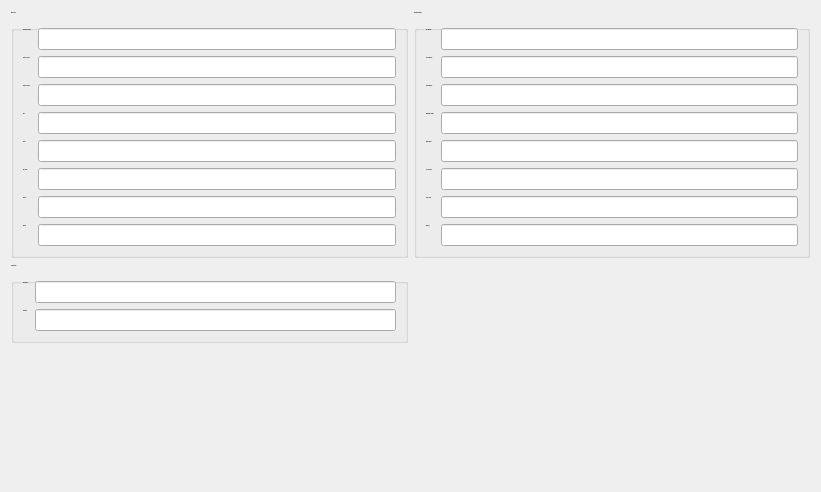
          <widget class="QWidget" name="scrollAreaWidgetContents">
           <property name="geometry">
            <rect>
             <x>0</x>
             <y>0</y>
             <width>821</width>
             <height>492</height>
            </rect>
           </property>
           <property name="styleSheet">
            <string notr="true"/>
           </property>
           <layout class="QGridLayout" name="gridLayout">
            <item row="0" column="0">
             <widget class="QGroupBox" name="groupBox">
              <property name="font">
               <font>
                <family>Segoe UI</family>
                <pointsize>-1</pointsize>
                <weight>75</weight>
                <bold>true</bold>
               </font>
              </property>
              <property name="title">
               <string>Basic Info</string>
              </property>
              <layout class="QFormLayout" name="formLayout_2">
               <item row="0" column="0">
                <widget class="QLabel" name="label_2">
                 <property name="font">
                  <font>
                   <family>Segoe UI</family>
                   <pointsize>-1</pointsize>
                   <weight>75</weight>
                   <bold>true</bold>
                  </font>
                 </property>
                 <property name="text">
                  <string>Pharmacy Name:</string>
                 </property>
                </widget>
               </item>
               <item row="0" column="1">
                <widget class="QLineEdit" name="cNameInp"/>
               </item>
               <item row="1" column="0">
                <widget class="QLabel" name="label_3">
                 <property name="font">
                  <font>
                   <family>Segoe UI</family>
                   <pointsize>-1</pointsize>
                   <weight>75</weight>
                   <bold>true</bold>
                  </font>
                 </property>
                 <property name="text">
                  <string>Address Line 1:</string>
                 </property>
                </widget>
               </item>
               <item row="1" column="1">
                <widget class="QLineEdit" name="cAdd1Inp"/>
               </item>
               <item row="2" column="0">
                <widget class="QLabel" name="label_4">
                 <property name="font">
                  <font>
                   <family>Segoe UI</family>
                   <pointsize>-1</pointsize>
                   <weight>75</weight>
                   <bold>true</bold>
                  </font>
                 </property>
                 <property name="text">
                  <string>Address Line 2:</string>
                 </property>
                </widget>
               </item>
               <item row="2" column="1">
                <widget class="QLineEdit" name="cAdd2Inp"/>
               </item>
               <item row="3" column="0">
                <widget class="QLabel" name="label_5">
                 <property name="font">
                  <font>
                   <family>Segoe UI</family>
                   <pointsize>-1</pointsize>
                   <weight>75</weight>
                   <bold>true</bold>
                  </font>
                 </property>
                 <property name="text">
                  <string>City:</string>
                 </property>
                </widget>
               </item>
               <item row="3" column="1">
                <widget class="QLineEdit" name="cCityInp"/>
               </item>
               <item row="4" column="0">
                <widget class="QLabel" name="label_6">
                 <property name="font">
                  <font>
                   <family>Segoe UI</family>
                   <pointsize>-1</pointsize>
                   <weight>75</weight>
                   <bold>true</bold>
                  </font>
                 </property>
                 <property name="text">
                  <string>State:</string>
                 </property>
                </widget>
               </item>
               <item row="4" column="1">
                <widget class="QLineEdit" name="cStateInp"/>
               </item>
               <item row="5" column="0">
                <widget class="QLabel" name="label_7">
                 <property name="font">
                  <font>
                   <family>Segoe UI</family>
                   <pointsize>-1</pointsize>
                   <weight>75</weight>
                   <bold>true</bold>
                  </font>
                 </property>
                 <property name="text">
                  <string>Pin Code:</string>
                 </property>
                </widget>
               </item>
               <item row="5" column="1">
                <widget class="QLineEdit" name="cPinInp"/>
               </item>
               <item row="6" column="0">
                <widget class="QLabel" name="label_8">
                 <property name="font">
                  <font>
                   <family>Segoe UI</family>
                   <pointsize>-1</pointsize>
                   <weight>75</weight>
                   <bold>true</bold>
                  </font>
                 </property>
                 <property name="text">
                  <string>Phone:</string>
                 </property>
                </widget>
               </item>
               <item row="6" column="1">
                <widget class="QLineEdit" name="cPhoneInp"/>
               </item>
               <item row="7" column="0">
                <widget class="QLabel" name="label_9">
                 <property name="font">
                  <font>
                   <family>Segoe UI</family>
                   <pointsize>-1</pointsize>
                   <weight>75</weight>
                   <bold>true</bold>
                  </font>
                 </property>
                 <property name="text">
                  <string>E-mail:</string>
                 </property>
                </widget>
               </item>
               <item row="7" column="1">
                <widget class="QLineEdit" name="cMailInp"/>
               </item>
              </layout>
             </widget>
            </item>
            <item row="0" column="1">
             <widget class="QGroupBox" name="groupBox_2">
              <property name="font">
               <font>
                <family>Segoe UI</family>
                <pointsize>-1</pointsize>
                <weight>75</weight>
                <bold>true</bold>
               </font>
              </property>
              <property name="title">
               <string>Financial Details</string>
              </property>
              <layout class="QFormLayout" name="formLayout_3">
               <item row="0" column="0">
                <widget class="QLabel" name="label_10">
                 <property name="font">
                  <font>
                   <family>Segoe UI</family>
                   <pointsize>-1</pointsize>
                   <weight>75</weight>
                   <bold>true</bold>
                  </font>
                 </property>
                 <property name="text">
                  <string>DL Number:</string>
                 </property>
                </widget>
               </item>
               <item row="0" column="1">
                <widget class="QLineEdit" name="cDLInp">
                 <property name="text">
                  <string/>
                 </property>
                </widget>
               </item>
               <item row="1" column="0">
                <widget class="QLabel" name="label_11">
                 <property name="font">
                  <font>
                   <family>Segoe UI</family>
                   <pointsize>-1</pointsize>
                   <weight>75</weight>
                   <bold>true</bold>
                  </font>
                 </property>
                 <property name="text">
                  <string>GST Number:</string>
                 </property>
                </widget>
               </item>
               <item row="1" column="1">
                <widget class="QLineEdit" name="cGSTInp">
                 <property name="text">
                  <string/>
                 </property>
                </widget>
               </item>
               <item row="2" column="0">
                <widget class="QLabel" name="label_12">
                 <property name="font">
                  <font>
                   <family>Segoe UI</family>
                   <pointsize>-1</pointsize>
                   <weight>75</weight>
                   <bold>true</bold>
                  </font>
                 </property>
                 <property name="text">
                  <string>PAN Number:</string>
                 </property>
                </widget>
               </item>
               <item row="2" column="1">
                <widget class="QLineEdit" name="cPanInp">
                 <property name="text">
                  <string/>
                 </property>
                </widget>
               </item>
               <item row="3" column="0">
                <widget class="QLabel" name="label_13">
                 <property name="font">
                  <font>
                   <family>Segoe UI</family>
                   <pointsize>-1</pointsize>
                   <weight>75</weight>
                   <bold>true</bold>
                  </font>
                 </property>
                 <property name="text">
                  <string>Registard Name:</string>
                 </property>
                </widget>
               </item>
               <item row="3" column="1">
                <widget class="QLineEdit" name="cRegNameInp">
                 <property name="text">
                  <string/>
                 </property>
                </widget>
               </item>
               <item row="4" column="0">
                <widget class="QLabel" name="label_14">
                 <property name="font">
                  <font>
                   <family>Segoe UI</family>
                   <pointsize>-1</pointsize>
                   <weight>75</weight>
                   <bold>true</bold>
                  </font>
                 </property>
                 <property name="text">
                  <string>Bank Name:</string>
                 </property>
                </widget>
               </item>
               <item row="4" column="1">
                <widget class="QLineEdit" name="cBankNameInp">
                 <property name="text">
                  <string/>
                 </property>
                </widget>
               </item>
               <item row="5" column="0">
                <widget class="QLabel" name="label_15">
                 <property name="font">
                  <font>
                   <family>Segoe UI</family>
                   <pointsize>-1</pointsize>
                   <weight>75</weight>
                   <bold>true</bold>
                  </font>
                 </property>
                 <property name="text">
                  <string>A/C Number:</string>
                 </property>
                </widget>
               </item>
               <item row="5" column="1">
                <widget class="QLineEdit" name="cAccNoInp">
                 <property name="text">
                  <string/>
                 </property>
                </widget>
               </item>
               <item row="6" column="0">
                <widget class="QLabel" name="label_16">
                 <property name="font">
                  <font>
                   <family>Segoe UI</family>
                   <pointsize>-1</pointsize>
                   <weight>75</weight>
                   <bold>true</bold>
                  </font>
                 </property>
                 <property name="text">
                  <string>IFSC Code:</string>
                 </property>
                </widget>
               </item>
               <item row="6" column="1">
                <widget class="QLineEdit" name="cIFSCInp">
                 <property name="text">
                  <string/>
                 </property>
                </widget>
               </item>
               <item row="7" column="0">
                <widget class="QLabel" name="label_17">
                 <property name="font">
                  <font>
                   <family>Segoe UI</family>
                   <pointsize>-1</pointsize>
                   <weight>75</weight>
                   <bold>true</bold>
                  </font>
                 </property>
                 <property name="text">
                  <string>Branch:</string>
                 </property>
                </widget>
               </item>
               <item row="7" column="1">
                <widget class="QLineEdit" name="cBranchInp"/>
               </item>
              </layout>
             </widget>
            </item>
            <item row="1" column="0">
             <widget class="QGroupBox" name="groupBox_3">
              <property name="font">
               <font>
                <family>Segoe UI</family>
                <pointsize>-1</pointsize>
                <weight>75</weight>
                <bold>true</bold>
               </font>
              </property>
              <property name="title">
               <string>Credentials</string>
              </property>
              <layout class="QFormLayout" name="formLayout_4">
               <item row="0" column="0">
                <widget class="QLabel" name="label_18">
                 <property name="font">
                  <font>
                   <family>Segoe UI</family>
                   <pointsize>-1</pointsize>
                   <weight>75</weight>
                   <bold>true</bold>
                  </font>
                 </property>
                 <property name="text">
                  <string>Password:</string>
                 </property>
                </widget>
               </item>
               <item row="0" column="1">
                <widget class="QLineEdit" name="cPassInp"/>
               </item>
               <item row="1" column="0">
                <widget class="QLabel" name="label_19">
                 <property name="font">
                  <font>
                   <family>Segoe UI</family>
                   <pointsize>-1</pointsize>
                   <weight>75</weight>
                   <bold>true</bold>
                  </font>
                 </property>
                 <property name="text">
                  <string>Confirm:</string>
                 </property>
                </widget>
               </item>
               <item row="1" column="1">
                <widget class="QLineEdit" name="cPassCInp"/>
               </item>
              </layout>
             </widget>
            </item>
            <item row="2" column="0">
             <spacer name="verticalSpacer_3">
              <property name="orientation">
               <enum>Qt::Vertical</enum>
              </property>
              <property name="sizeHint" stdset="0">
               <size>
                <width>20</width>
                <height>40</height>
               </size>
              </property>
             </spacer>
            </item>
           </layout>
          </widget>
